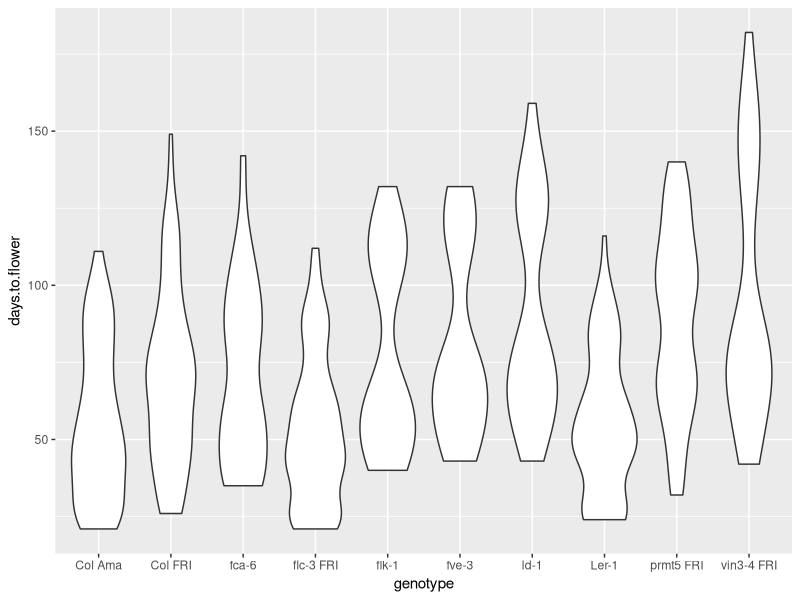
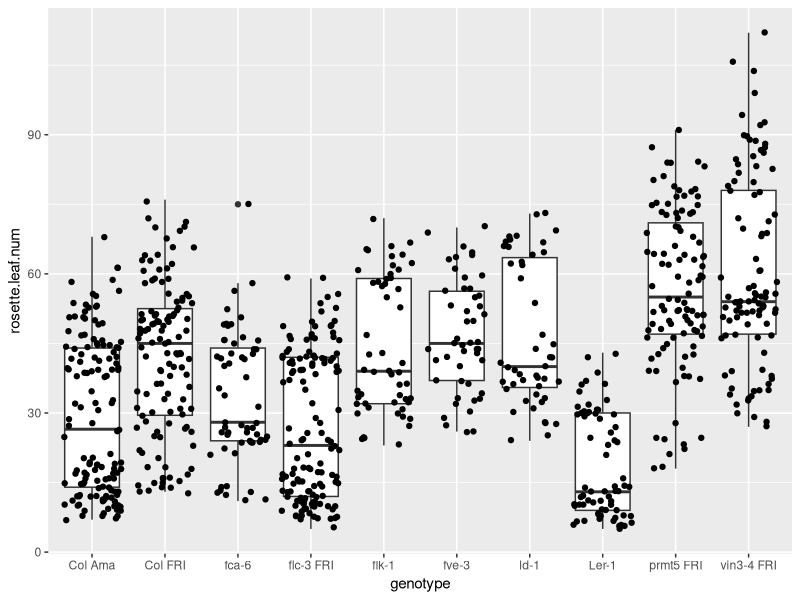
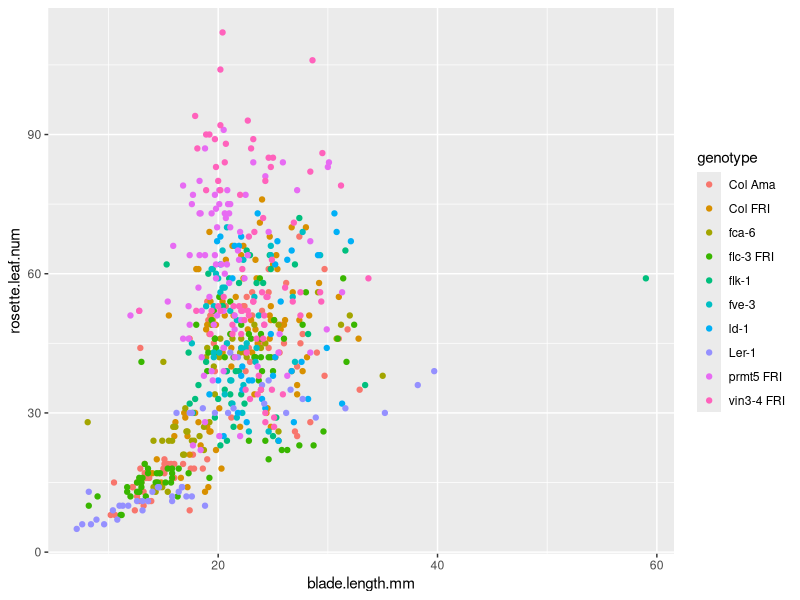
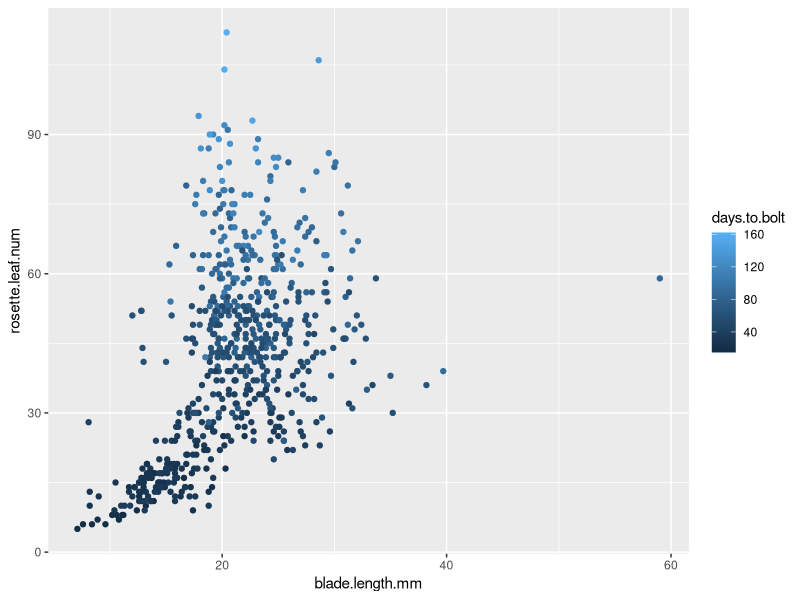
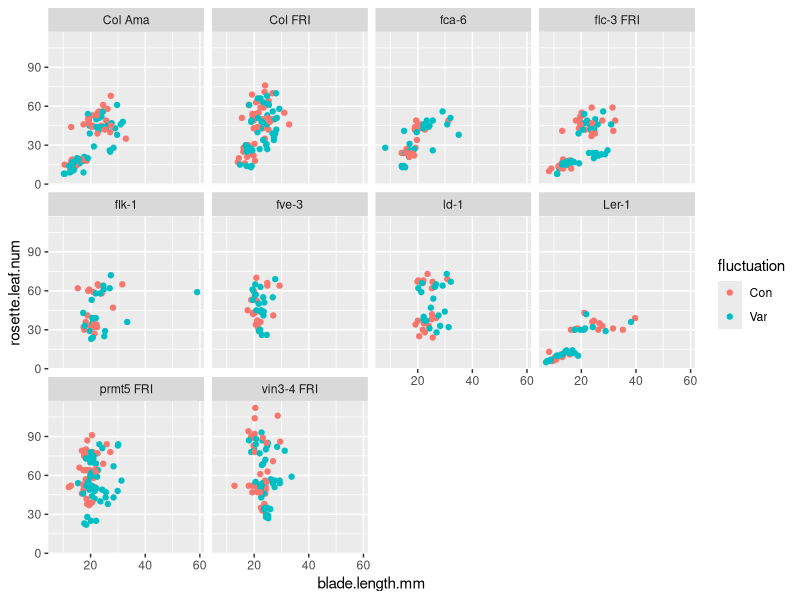
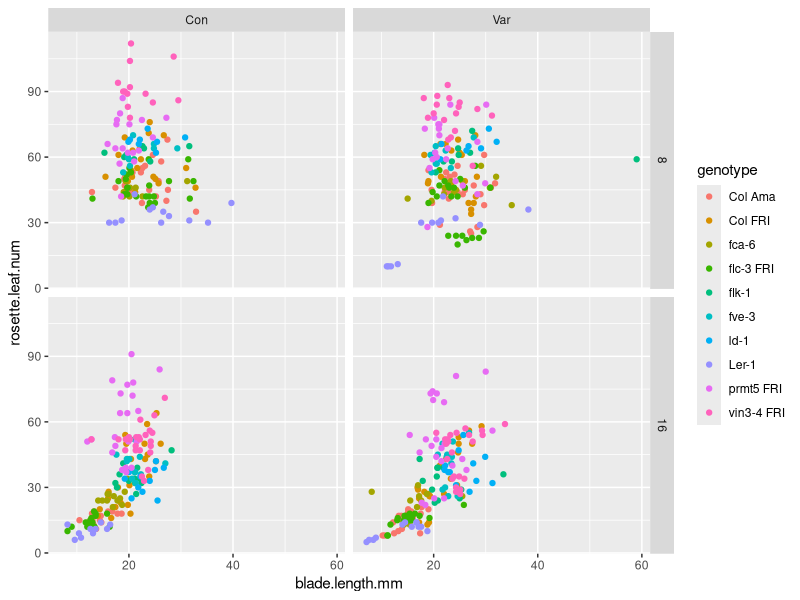
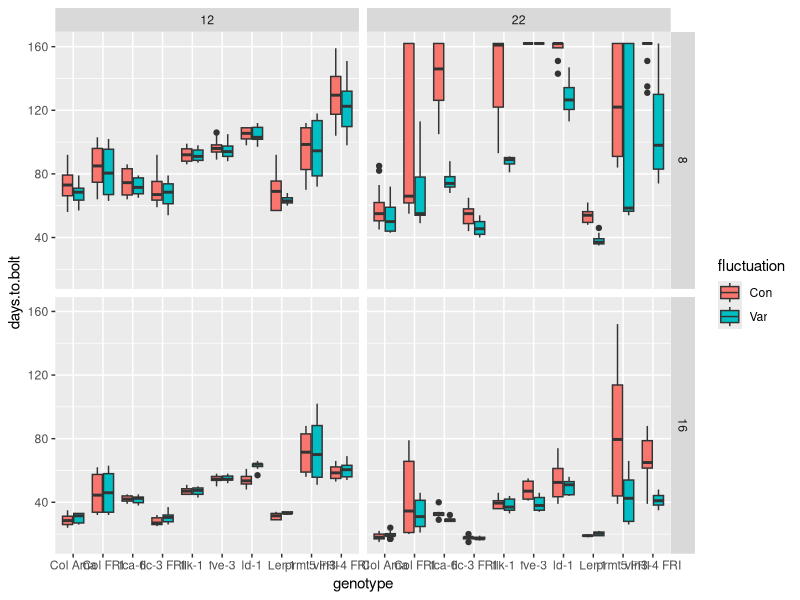

Write the R code that produced these figures, in order.
## ---- chunk 1
knitr::opts_chunk$set(echo = TRUE)
## ---- chunk 2
library(tidyverse)
expt1 <- read_tsv("../data/burghardt_et_al_2015_expt1.txt")
## ---- chunk 3
ggplot(expt1, aes(genotype, days.to.flower)) +
  geom_violin()
## ---- chunk 4
ggplot(expt1, aes(genotype, rosette.leaf.num)) +
  geom_boxplot() + 
  geom_jitter()
## ---- chunk 5
ggplot(expt1, aes(blade.length.mm, rosette.leaf.num, colour = genotype)) +
  geom_point()
## ---- chunk 6
ggplot(expt1, aes(blade.length.mm, rosette.leaf.num, colour = days.to.bolt)) +
  geom_point()
## ---- chunk 7
ggplot(expt1, aes(blade.length.mm, rosette.leaf.num, colour = fluctuation)) +
    geom_point() +
    facet_wrap( ~ genotype)
## ---- chunk 8
ggplot(expt1, aes(blade.length.mm, rosette.leaf.num, colour = genotype)) +
    geom_point() +
    facet_grid(day.length ~ fluctuation)
## ---- chunk 9
ggplot(expt1, aes(genotype, days.to.bolt, fill = fluctuation)) +
    geom_boxplot() +
    facet_grid(day.length ~ temperature)
